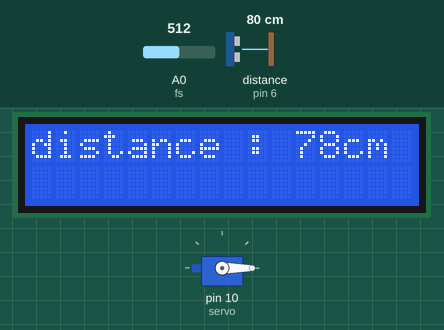
The sketch below on a simulated Arduino Uno, built with avr-gcc and run on an emulated ATmega328P. On the bench: 16×2 character LCD, servo. Wiring (inferred from the names in the program): ultrasonic range finder: trigger pin 7; echo pin 6. Inputs (shaded band) come from the test bench; at power-on: A0 (fs) = 512, distance to the obstacle (sensor on pin 6) 80 cm. The echo pulse lasts 58.3 µs per cm; what the sketch prints to the serial monitor is not drawn.

Above: at 0.1 s.
1.3 s: A0 (fs) set to 593
4.0 s: A0 (fs) set to 618
At 5.9 s:
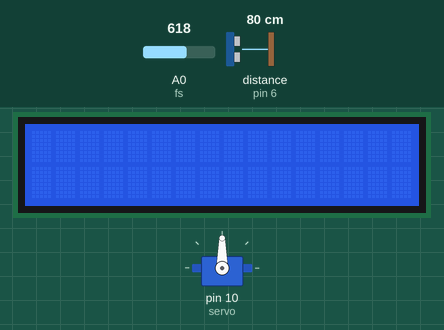
9.6 s: distance to the obstacle (sensor on pin 6) set to 2 cm
At 10.6 s:
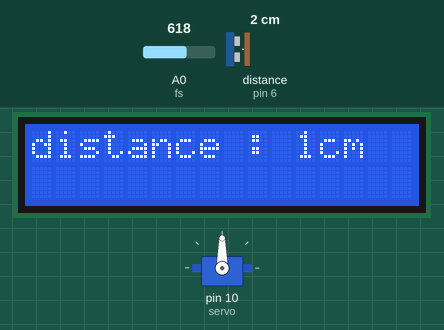
12.6 s: distance to the obstacle (sensor on pin 6) set to 4 cm
At 14.9 s:
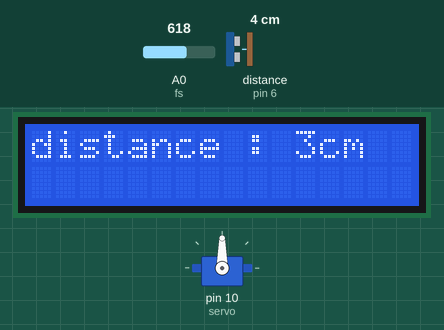
16.6 s: distance to the obstacle (sensor on pin 6) set to 9 cm
At 18.7 s:
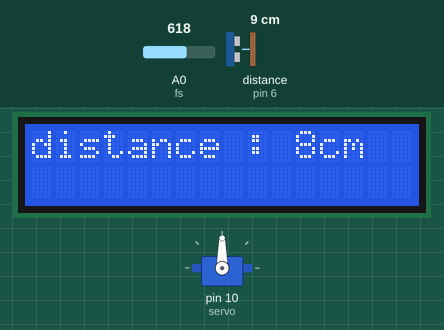
Timing chart, 0 to 20.2 s (numbered marks = the images above; inputs shaded):
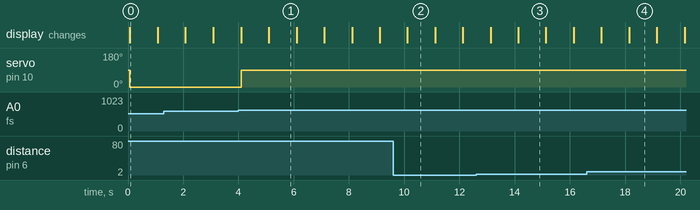

Measured:
- the behaviour switches between 600 and 601 on A0 (fs) (found by bisection; images 0 and 1)
- after the input at 4.0 s, servo on pin 10 (servo): 0° → 90° after 0.09 s
- after the input at 9.6 s, the display: changes after 0.52 s (image 2)
- after the input at 12.6 s, the display: first differs from a run without the input after 1.5 s (image 3)
- after the input at 16.6 s, the display: first differs from a run without the input after 1.5 s (image 4)
- what the display in image 0 shows lasts 1.0 s, from 0.1 s to 1.1 s

The sketch:

crossing_gate.ino
```cpp
#define echoPin 6
#define trigPin 7
#include <LiquidCrystal.h>
#include<Servo.h>
Servo servo;
long duration;
long distance;
long force;
const int rs = 12, en = 11, d4 = 5, d5 = 4, d6 = 3, d7 = 2,fs=A0;
LiquidCrystal lcd(rs, en, d4, d5, d6, d7);
void setup() {
  pinMode(trigPin, OUTPUT);
  pinMode(echoPin, INPUT);
  lcd.begin(16,2);
  Serial.begin(9600);
  servo.attach(10);
}
void loop() {

  digitalWrite(trigPin, LOW);
  delayMicroseconds(200);
  digitalWrite(trigPin, HIGH);
  delayMicroseconds(10);
  digitalWrite(trigPin, LOW);

  duration = pulseIn(echoPin, HIGH);
  distance = duration * 0.017;
  force= analogRead(fs);
  Serial.print("Force is ");
  Serial.println(force);
  lcd.print("distance : ");
  Serial.println("distance:");
  lcd.print(distance);
  Serial.println(distance);
  lcd.print("cm");
  Serial.println("cm");

  if(distance<200 && force>600) {
    servo.write(90);
    digitalWrite(8,HIGH);
  }
  else {
    servo.write(0);
    digitalWrite(13,HIGH);
  }
  delay(1000);
  lcd.clear();
  delay(1000);
}
```
